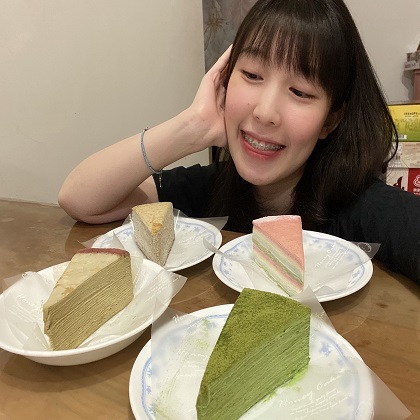
%> input picture 圖片與QRcode結合/洪慧宇_in(420x420).jpg, 420 x 420 px, given in place of 20211127_QRcode_TUNNEL.tif, which was not available
$ octave combinePictureAndQRCode.m   (GNU Octave 9; MATLAB toolbox functions it lacks are replaced by stand-ins)
%> lines starting %> are read from the running program, lines starting %| are printed output that depends on the picture; pictures that were not available may be replaced by others from this repository, and a replacement may not be noted
### 圖片與QRcode結合/myAddQR41red2.m
%
%
%  input: k0     colorimage                      |     輸入的圖片
%         qr41   41x41 qr binary                 |     QRCode
%         ii,jj  position of UL corner of QR 41  |     QRCode 相對於左上角的位置
%         d9     embedding intensity             |     加密強度

 function k2=myAddQR41(k1,y41,ii,jj,d9);

m=12;  % module size


[n1 n2 n3]=size(k1);


 s=ii;  t=jj;


%  crop 492x492
%
xR=k1(s+1:s+492,t+1:t+492,1);
xG=k1(s+1:s+492,t+1:t+492,2);
xB=k1(s+1:s+492,t+1:t+492,3);


% myQRadj492(x,y41,d9) 對灰階影像作加密
% 分別針對R G B做處理
resR=myQRadj492(xR,y41,d9);
resG=myQRadj492(xG,y41,d9);
resB=myQRadj492(xB,y41,d9);
%
res=uint8(zeros(492,492,3));
res(:,:,1)=resR;
res(:,:,2)=resG;
res(:,:,3)=resB;
%


%  TRANSFER FUNCTION
%
dd=1;  % clip upper/lower dd in grayscale
%
b0=[ones(1,dd)*dd dd:255-dd ones(1,dd)*(255-dd)];
b1=[ones(1,dd)*dd b0 ones(1,dd)*(255-dd)];   % 1 x (255+dd*2)
b2=conv2(b1,ones(1,dd)/dd,'same');
b=b2(dd+1:dd+256);
k2r=mytransfer(k1(:,:,1),b);  % using function "mytransfer.m"
k2g=mytransfer(k1(:,:,2),b);
k2b=mytransfer(k1(:,:,3),b);
k2=uint8(zeros(n1, n2,3));
k2(:,:,1)=k2r;
k2(:,:,2)=k2g;
k2(:,:,3)=k2b;


% 嚙踝蕭嚙皚 graphic QR (492x492)
%
%y=imread('tempC.tif');
% k2(s+1:s+492,t+1:t+492,:)=res;
k2(s+1:s+492,t+1:t+492,:)=res;

factor=1;
% [ 214 160 171]
ff=1;
fR=0/ff; fG=0/ff; fB=0/ff;
% 嚙稼 finder pattern (red) ?憿
%
white9=255*ones(9,9,3)*factor;
red9=zeros(9,9,3);
%red9(:,:,1)=255;
red9(:,:,1)=fR;
red9(:,:,2)=fG;
red9(:,:,3)=fB;
%
p=ones(9,9,3);
p(2:8,2:8,:)=0;
p(3:7,3:7,:)=1;
p(4:6,4:6,:)=0;
%p1=uint8(p*255);
p1=myBlendColorImages(white9,red9,p(:,:,1));
p2=imresize(p1,m,'nearest');


white5=255*ones(5,5,3)*factor;
red5=zeros(5,5,3);
%red5(:,:,1)=255;
red5(:,:,1)=fR;
red5(:,:,2)=fG;
red5(:,:,3)=fB;
%
q=zeros(5,5,3);
q(2:4,2:4,:)=1;
q(3,3,:)=0;
%q1=uint8(q*255);
q1=myBlendColorImages(white5,red5,q(:,:,1));
q2=imresize(q1,m,'nearest');

m=12;   % module size
k2(s-m+1:s-m+9*m,t-m+1:t-m+9*m,:)=p2;   % 嚙踝蕭嚙磕
k2(s-m+1:s-m+9*m,t-m+1+34*m:t-m+9*m+34*m,:)=p2;   % 嚙糊嚙磕
k2(s-m+1+34*m:s-m+9*m+34*m,t-m+1:t-m+9*m,:)=p2;   % 嚙踝蕭嚙磊
k2(s-m+1+33*m:s-m+38*m,t-m+1+33*m:t-m+38*m,:)=q2;   % 嚙糊嚙磊 (5x5)
%

### 圖片與QRcode結合/mytransfer.m
%  transfer function   2012-07-25
%
% input: y: image(mxn)   b: mapped_data (1x256)
% output: new image
% usage: mytransfer(y,b)

function z=mytransfer(y,b);

 %y=imread('hw3b.tif');  % input image
 %b=[ones(1,20)*20 21:236 ones(1,20)*237];  % transfer function

%figure(9),subplot(1,3,1),imshow(y);title('original image');

t=0:255;
%figure(9),subplot(1,3,2),plot(t,b);axis([0 255 0 255]);axis('square');
%title('Transfer Function');xlabel('Input');ylabel('Output');

z=uint8(b(y+1));
%figure(9),subplot(1,3,3),imshow(z);title('enhanced image');

### 圖片與QRcode結合/myQRadj492.m
%  myQRadj5.m    對灰階影像作加密  (輸出不要有finder pattern)  2017-05-12
%
%   input:   x:      492x492 gray image;
%            y41:    41x41 QRcode (binary)
%            d9:     加密強度
%   output:  492x492 加密影像


function res=myQRadj3(x,y41,d9);


% ---------------------------------------------
%  TRANSFER FUNCTION
%
dd=28;  % clip upper/lower dd in grayscale
%
b0=[ones(1,dd)*dd dd:255-dd ones(1,dd)*(255-dd)];
b1=[ones(1,dd)*dd b0 ones(1,dd)*(255-dd)];   % 1 x (255+dd*2)
b2=conv2(b1,ones(1,dd)/dd,'same');
b=b2(dd+1:dd+256);
x1=mytransfer(x,b);  % using function "mytransfer.m"
%figure(3),imshow(x1);
x1s=x1;


% 估計 threshold
%
m60=ones(60,60)/3600;    % 12x12 5x5  ->  60x60
x1s9=[fliplr(flipud(x1s))  flipud(x1s)  fliplr(flipud(x1s));
    fliplr(x1s) x1s fliplr(x1s);
    fliplr(flipud(x1s))  flipud(x1s)  fliplr(flipud(x1s))];  % 外擴 3x3
x2s9=conv2(double(x1s9),m60,'same');
x2sp=x2s9(492+1:492+492,492+1:492+492);
thr=x2sp(6:12:492,6:12:492);  % 41x41 double


% 加密影像 處理
%
x1(6:12:492,6:12:492)=thr+sign(double(y41)-0.5)*d9;  % 中心區 (12) adaptive 加密 (不要全黑 全白)
x1(6:12:492,7:12:492)=thr+sign(double(y41)-0.5)*d9;
x1(7:12:492,6:12:492)=thr+sign(double(y41)-0.5)*d9;
x1(7:12:492,7:12:492)=thr+sign(double(y41)-0.5)*d9;
%
x1(5:12:492,6:12:492)=thr+sign(double(y41)-0.5)*d9;
x1(5:12:492,7:12:492)=thr+sign(double(y41)-0.5)*d9;
x1(6:12:492,5:12:492)=thr+sign(double(y41)-0.5)*d9;
x1(6:12:492,8:12:492)=thr+sign(double(y41)-0.5)*d9;
x1(7:12:492,5:12:492)=thr+sign(double(y41)-0.5)*d9;
x1(7:12:492,8:12:492)=thr+sign(double(y41)-0.5)*d9;
x1(8:12:492,6:12:492)=thr+sign(double(y41)-0.5)*d9;
x1(8:12:492,7:12:492)=thr+sign(double(y41)-0.5)*d9;
%
%
error=zeros(492,492);    % 計算這12個位置之error
error(6:12:492,6:12:492)= double(x1s(6:12:492,6:12:492))-double(x1(6:12:492,6:12:492));
error(6:12:492,7:12:492)= double(x1s(6:12:492,7:12:492))-double(x1(6:12:492,7:12:492));
error(7:12:492,6:12:492)= double(x1s(7:12:492,6:12:492))-double(x1(7:12:492,6:12:492));
error(7:12:492,7:12:492)= double(x1s(7:12:492,7:12:492))-double(x1(7:12:492,7:12:492));
%
dat=[5 6; 5 7; 6 5; 6 8; 7 5; 7 8; 8 6; 8 7];
for i=1:8
    m=dat(i,1);n=dat(i,2);
    error(m:12:492,n:12:492)= double(x1s(m:12:492,n:12:492))-double(x1(m:12:492,n:12:492));
end


mask=ones(12,12);      % 製作error diffusion mask weighting (to 12x12-12)
mask(2:11,2:11)=2;
mask(3:10,3:10)=3;
mask(4:9,4:9)=4;
mask(5,5:3:8)=5;
mask(8,5:3:8)=5;
%
mask(5,6:7)=0;
mask(6,5:8)=0;
mask(7,5:8)=0;
mask(8,6:7)=0;
mask1=mask/sum(sum(mask));


error1=conv2(error,mask1,'same');
x2=double(x1)+error1;
res=uint8(x2);
%subplot(1,2,1),imshow(x1s);
%subplot(1,2,2),imshow(res);

### 圖片與QRcode結合/combinePictureAndQRCode.m
clear all
% 此程式會將QRCode與圖片進行結合
% QRcode_file = 41x41的QRCode tif檔名
% in_file = 要結合的圖片檔名(最佳大小為420x420)
% out_file = 要產生的檔案檔名
% line 21 ，imresize(k9,492/400); 將圖片以 492/400 的比例放大
% line 25 ，myAddQR41(k1,y41,ii,jj,d9)
% 這個function會將圖片做處理，ii、jj會影響所需要的圖片大小，放大後的圖片不得小於(ii+492 x jj+492)

QRcode_file = '20211127_QRcode_TUNNEL.tif';
in_file = 'S__95625264.jpg';
out_file = '20211127_TUNNEL.png';

% input QR code
y41a=imread(QRcode_file);        %     <============ 41x41 binary data
%> y41a is the input picture: size 420x420x3 uint8; mean R, G, B 151.5, 135, 111
y41=y41a==1;
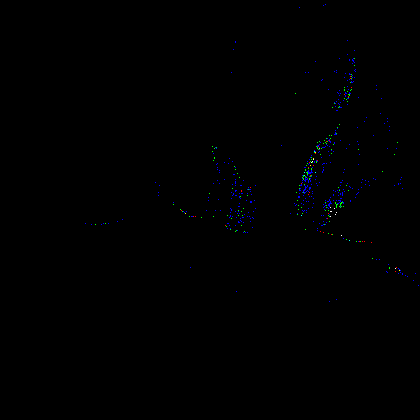
%> y41: size 420x420x3 logical; mean R, G, B 0.0003, 0.00108, 0.00304


k9=imread(in_file);
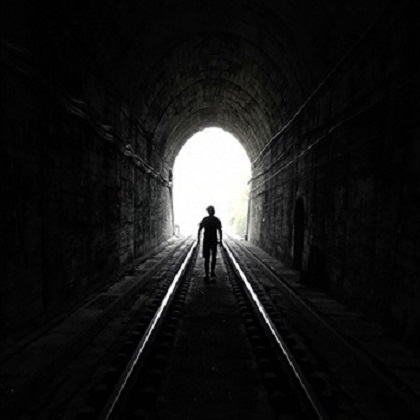
%> input picture 圖片與QRcode結合/S__95625264.jpg, 420 x 420 px
%> k9 is the input picture: size 420x420x3 uint8; mean R, G, B 22.8, 22.8, 22.5
xy =[  17.0000  1000.0000;
  217.0000  01050.0000];
k91=imresize(k9,492/400);
imshow(k91);


% k1=myAddQR41red(k91,y41,232,193,70);
%ii,jj 為QRCode 相對於左上角的位置
k1=myAddQR41red2(k91,y41,12,12,250);
%> in myAddQR41, `xR=k1(s+1:s+492,t+1:t+492,1);`:
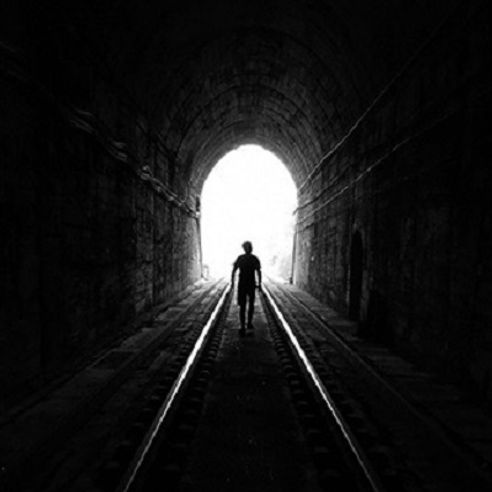
%> xR: size 492x492 uint8; min 0, max 255, mean 24.8
%> in mytransfer, `z=uint8(b(y+1));`:
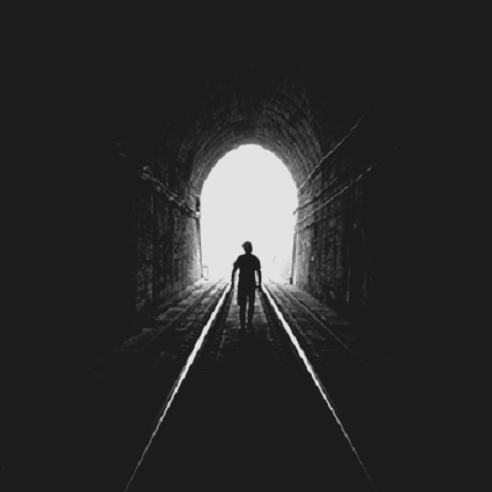
%> z: size 492x492 uint8; min 28, max 227, mean 42
%> in myQRadj3, `x1s9=[fliplr(flipud(x1s))  flipud(x1s)  fliplr(flipud(x1s)); fliplr(x1..`:
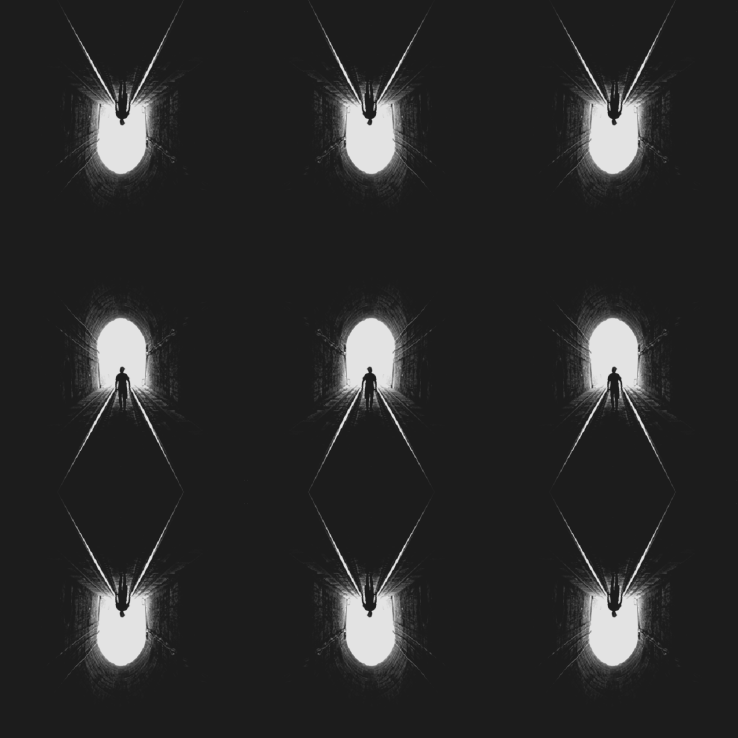
%> x1s9: size 1476x1476 uint8 (shown at 1/2 size); min 28, max 227, mean 42
%> in myQRadj3, `x2s9=conv2(double(x1s9),m60,'same');`:
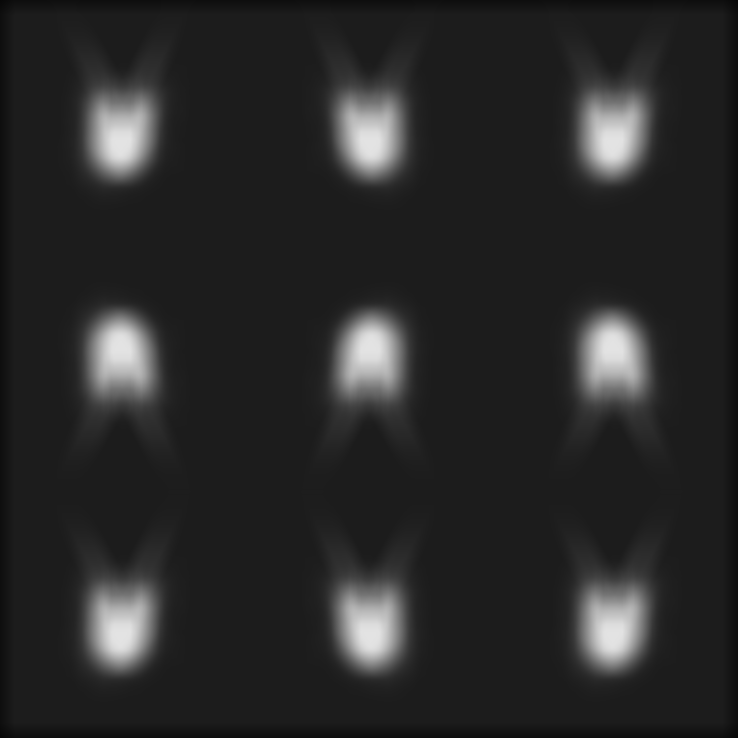
%> x2s9: size 1476x1476 double (shown at 1/2 size); min 7, max 227, mean 41.4
%> in myQRadj3, `x2sp=x2s9(492+1:492+492,492+1:492+492);`:
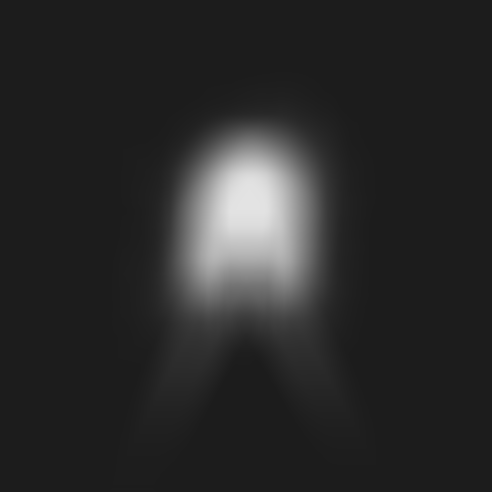
%> x2sp: size 492x492 double; min 28, max 227, mean 42; mean of the top-left, top-right, bottom-left and bottom-right quarters 43.9, 47, 38.6, 38.3
%> the run ends on the next line
